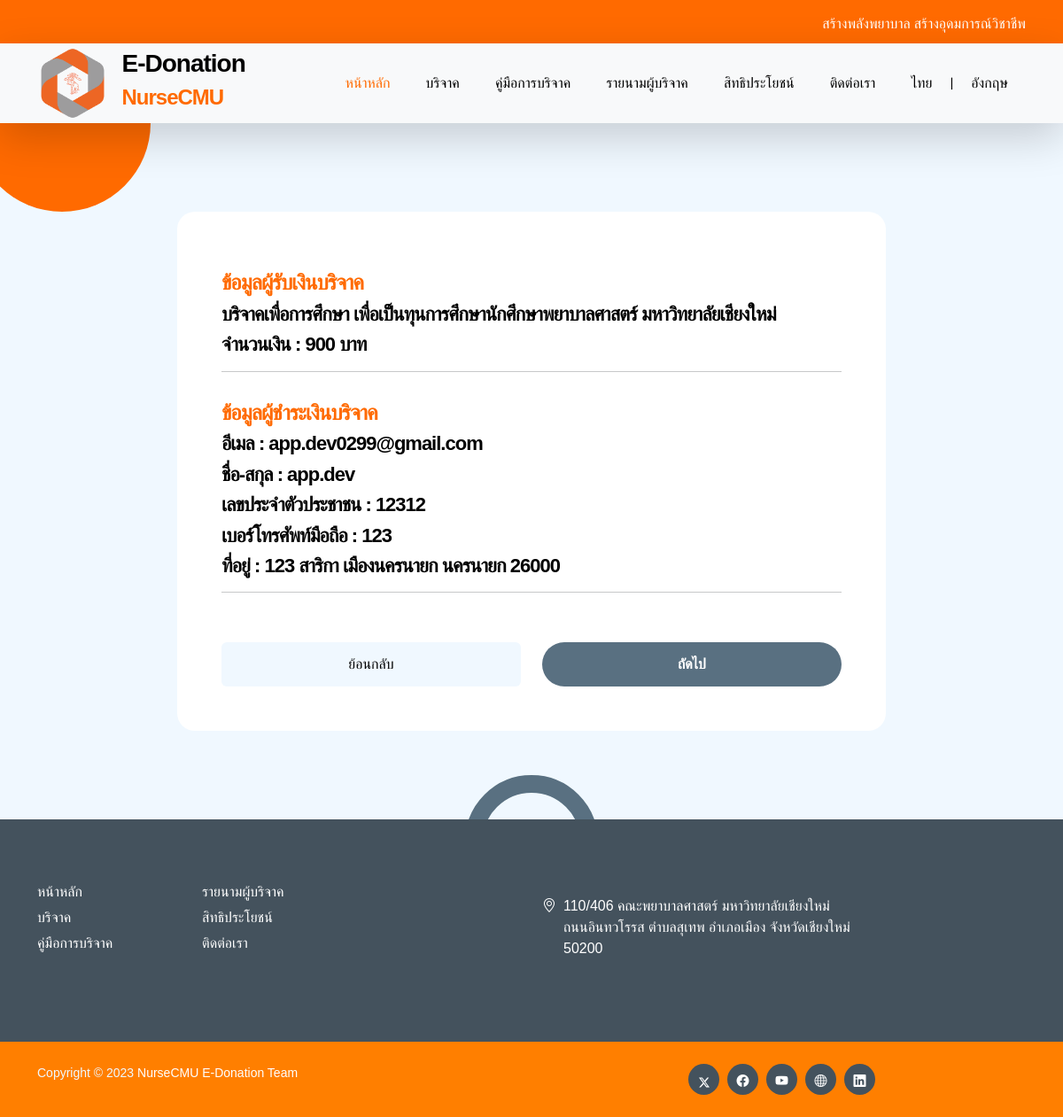
The page /donat_check.php?id=4 on the database its author committed.
### tables this page shows
CREATE TABLE `menu_th` (
  `id` int(11) NOT NULL,
  `home` varchar(255) NOT NULL,
  `donation` varchar(255) NOT NULL,
  `donation_steps` varchar(255) NOT NULL,
  `list_of_donors` varchar(255) NOT NULL,
  `benefits` varchar(255) NOT NULL,
  `contact` varchar(255) NOT NULL,
  `obj` varchar(255) NOT NULL,
  `details_of` varchar(50) NOT NULL,
  `status_receipt` varchar(50) NOT NULL,
  `rec_email1` varchar(255) NOT NULL,
  `rec_email2` varchar(255) NOT NULL,
  `amount` varchar(255) NOT NULL,
  `name_title` varchar(255) NOT NULL,
  `donation_fullname` varchar(255) NOT NULL,
  `rec_idname` varchar(255) NOT NULL,
  `rec_tel` varchar(255) NOT NULL,
  `address` varchar(255) NOT NULL,
  `provinces` varchar(255) NOT NULL,
  `amphures` varchar(255) NOT NULL,
  `districts` varchar(255) NOT NULL,
  `submit` varchar(255) NOT NULL,
  `address_nuser` varchar(255) NOT NULL,
  `header` varchar(255) NOT NULL,
  `back` varchar(50) NOT NULL
);

CREATE TABLE `donation` (
  `id` int(11) NOT NULL,
  `rec_email1` varchar(255) NOT NULL,
  `rec_email2` varchar(255) NOT NULL,
  `amount` varchar(255) NOT NULL,
  `status_receipt` tinyint(1) NOT NULL DEFAULT 0,
  `name_title` varchar(50) DEFAULT NULL,
  `donation_fullname` varchar(100) DEFAULT NULL,
  `rec_idname` varchar(20) DEFAULT NULL,
  `rec_tel` varchar(20) DEFAULT NULL,
  `address` varchar(255) DEFAULT NULL,
  `province` varchar(100) DEFAULT NULL,
  `amphure` varchar(100) DEFAULT NULL,
  `district` varchar(100) DEFAULT NULL,
  `zip_code` varchar(11) NOT NULL,
  `created_at` timestamp NOT NULL DEFAULT current_timestamp(),
  `edo_pro_id` varchar(50) NOT NULL,
  `edo_name` text NOT NULL,
  `edo_description` varchar(50) NOT NULL,
  `rec_date_s` varchar(50) NOT NULL
);

### languages/th.php (called while the page is built, shortened)
<?php
require_once 'config_th/connection_l.php';
$query_menu_th = "SELECT home, donation, donation_steps, list_of_donors, benefits, contact, obj, details_of,
rec_email1, rec_email2, amount, name_title, donation_fullname, rec_idname, rec_tel,
address, provinces, amphures, districts, submit,status_receipt,address_nuser,header,back
FROM menu_th;
";
$query_details = "SELECT `edo_name`,`edo_description` FROM project_th";
try {
    $result_menu_th = $conn->query($query_menu_th);
    $menu_th = $result_menu_th->fetch(PDO::FETCH_ASSOC);
    $result_details = $conn->query($query_details);
    $details = $result_details->fetch(PDO::FETCH_ASSOC);
    $lang = array(
        "home" => $menu_th["home"],
        "donation" => $menu_th["donation"],
        "donation_steps" => $menu_th["donation_steps"],
        "list_of_donors" => $menu_th["list_of_donors"],
        "benefits" => $menu_th["benefits"],
        "contact" => $menu_th["contact"],
        "obj" => $menu_th["obj"],
        "details_of" => $menu_th["details_of"],
        "rec_email1" => $menu_th["rec_email1"],
        "rec_email2" => $menu_th["rec_email2"],
        "amount" => $menu_th["amount"],
        "name_title" => $menu_th["name_title"],
        "donation_fullname" => $menu_th["donation_fullname"],
        "rec_idname" => $menu_th["rec_idname"],
        "rec_tel" => $menu_th["rec_tel"],
        "address" => $menu_th["address"],
        "provinces" => $menu_th["provinces"],
        "amphures" => $menu_th["amphures"],
        "districts" => $menu_th["districts"],
        "submit" => $menu_th["submit"],
        "status_receipt" => $menu_th["status_receipt"],
        "address_nuser" => $menu_th["address_nuser"],
        "header" => $menu_th["header"],
        "back" => $menu_th["back"],
        "edo_name" => $details["edo_name"],
        "lang_en" => "อังกฤษ",
        "lang_th" => "ไทย"
    );
} catch (PDOException $e) {
    echo "Error: " . $e->getMessage();
}

### config_th/config_languages.php (called while the page is built, shortened)
<?php
$langFile = "languages/" . $_SESSION['lang'] . ".php";
if (file_exists($langFile)) {
    require_once $langFile;
} else {
    echo "Language file not found!";
    exit;
}

### donat_check.php (the view, shortened to what this page needs)
<!doctype html>
<html lang="en">
<?php require_once 'config_th/config_languages.php';
require_once 'config_th/head.php'; ?>
<body id="section_1">
    <?php require_once 'config_th/header.php';
    require_once 'config_th/nav.php'; ?>
    <main>
        <section class="cta-section section-padding section-bg">
            <div class="col-lg-8 col-12 mx-auto">
                <form class="custom-form donate-form" method="POST" action="<?php echo htmlspecialchars($_SERVER["PHP_SELF"]); ?>" role="form">
                    <?php
                    if (isset($_GET['id'])) {
                        require_once 'config_th/connection.php';
                        $stmt = $conn->prepare("SELECT * FROM donation WHERE id=?");
                        $stmt->execute([$_GET['id']]);
                        $row = $stmt->fetch(PDO::FETCH_ASSOC);
                        if ($row) {
                    ?>
                            <div class="row">
                                <div class="col-lg-12 col-12 mt-3">
                                    <h5>ข้อมูลผู้รับเงินบริจาค</h5>
                                    <h6><?php echo $row['edo_name']; ?></h6>
                                    <h6>จำนวนเงิน : <?php echo $row['amount']; ?> บาท</h6>
                                    <hr>
                                </div>
                                <div class="col-lg-12 col-12 mt-3">
                                    <h5>ข้อมูลผู้ชำระเงินบริจาค</h5>
                                    <h6><?php echo $lang['rec_email1'] ?> : <?php echo $row['rec_email1']; ?></h6>
                                    <h6> <?php echo $lang['donation_fullname'] ?> : <?php echo $row['donation_fullname']; ?>
                                    </h6>
                                    <h6><?php echo $lang['rec_idname'] ?> : <?php echo $row['rec_idname']; ?></h6>
                                    <h6><?php echo $lang['rec_tel'] ?> : <?php echo $row['rec_tel']; ?></h6>
                                    <h6><?php echo $lang['address'] ?> : <?php echo $row['address']; ?>
                                        <?php echo $row['district']; ?> <?php echo $row['amphure']; ?>
                                        <?php echo $row['province']; ?> <?php echo $row['zip_code']; ?></h6>
                                    <hr>
                                </div>
                            </div>
                            <div class="col-lg-12 col-12 mt-3">
                                <div class="row">
                                    <div class="col">
                                        <button type="button" name="back" class="form-control mt-4" onclick="window.history.back();"><?php echo $lang['back'] ?></button>
                                    </div>
                                    <div class="col">
                                        <button type="submit" name="submit" class="form-control mt-4"><?php echo $lang['submit'] ?></button>
                                    </div>
                                </div>
                            </div>
                    <?php
                        } else {
                            echo "ไม่พบข้อมูลสำหรับ ID: " . $_GET['id'];
                        }
                    }
                    ?>
                </form>
            </div>
        </section>
    </main>
    <?php require_once('config_th/footer.php'); ?>
</body>
</html>

### config_th/header.php
<header class="site-header">
    <div class="container">
        <div class="row">
            <div class="col-lg-8 col-12 ms-auto  flex-wrap">
                <ul class="social-icon">
                    <li class="social-icon-item" style="color: white;">
                        <h7><?php echo $lang['header'] ?></h7>
                    </li>
                </ul>
            </div>
        </div>
    </div>
</header>

### config_th/nav.php (shortened to what this page needs)
<nav class="navbar navbar-expand-lg bg-light shadow-lg">
    <div class="container">
        <a class="navbar-brand" href="index?lang=<?= $_GET['lang'] ?>">
            <img src="images/logo.png" class="logo img-fluid">
            <span>
                <h4 style="margin-left: 10px;">E-Donation</h4>
                <h5 style="margin-left: 10px;">NurseCMU</h5>
            </span>
        </a>
        <div class="collapse navbar-collapse" id="navbarNav">
            <ul class="navbar-nav ms-auto">
                <li class="nav-item">
                    <a class="nav-link click-scroll" href="index?lang=<?= $_GET['lang'] ?>"><?php echo $lang['home'] ?></a>
                </li>
                <li class="nav-item">
                    <a class="nav-link click-scroll" href="index#section_2?lang=<?= $_GET['lang'] ?>"><?php echo $lang['donation'] ?></a>
                </li>
                <li class="nav-item">
                    <a class="nav-link click-scroll" href="#" data-bs-toggle="modal" data-bs-target="#staticBackdrop"><?php echo $lang['donation_steps'] ?></a>
                </li>
                <li class="nav-item">
                    <a class="nav-link click-scroll" href="invoice?lang=<?= $_GET['lang'] ?>"><?php echo $lang['list_of_donors'] ?></a>
                </li>
                <li class="nav-item">
                    <a class="nav-link " href="service?lang=<?= $_GET['lang'] ?>"><?php echo $lang['benefits'] ?></a>
                </li>
                <li class="nav-item">
                    <a class="nav-link click-scroll" href="index#section_4?lang=<?= $_GET['lang'] ?>"><?php echo $lang['contact'] ?></a>
                </li>
                <li class="nav-item">
                    <a class="nav-link click-scroll" href="index?lang=th"><?php echo $lang['lang_th'] ?></a>|<a class="nav-link click-scroll" href="index?lang=en"><?php echo $lang['lang_en'] ?></a>
                </li>
            </ul>
        </div>
    </div>
</nav>

### config_th/footer.php
<footer class="site-footer">
    <div class="container">
        <div class="row">
            <div class="col-lg-4 col-md-6 col-12 mb-4">
                <ul class="footer-menu">
                    <li class="footer-menu-item"><a href="index?lang=<?= $_GET['lang'] ?>" class="footer-menu-link"><?php echo $lang['home'] ?></a></li>
                    <li class="footer-menu-item"><a href="index#section_2?lang=<?= $_GET['lang'] ?>" class="footer-menu-link"><?php echo $lang['donation'] ?></a></li>
                    <li class="footer-menu-item"><a href="index.php#section_3" class="footer-menu-link"><?php echo $lang['donation_steps'] ?></a></li>
                    <li class="footer-menu-item"><a href="invoice?lang=<?= $_GET['lang'] ?>" class="footer-menu-link"><?php echo $lang['list_of_donors'] ?></a></li>
                    <li class="footer-menu-item"><a href="service?lang=<?= $_GET['lang'] ?>" class="footer-menu-link"><?php echo $lang['benefits'] ?></a></li>
                    <li class="footer-menu-item"><a href="index#section_4?lang=<?= $_GET['lang'] ?>" class="footer-menu-link"><?php echo $lang['contact'] ?></a></li>
                </ul>
            </div>
            <div class="col-lg-4 col-md-6 col-12 mx-auto">
                <p class="text-white d-flex mt-3">
                    <i class="bi-geo-alt me-2"></i>
                    <?php echo $lang['address_nuser'] ?>
                </p>
            </div>
        </div>
    </div>
    <div class="site-footer-bottom">
        <div class="container">
            <div class="row">
                <div class="col-lg-6 col-md-7 col-12">
                    <p class="copyright-text mb-0">Copyright © 2023 <a href="#">NurseCMU E-Donation Team </a></p>
                </div>
                <div class="col-lg-6 col-md-5 col-12 d-flex justify-content-center align-items-center mx-auto">
                    <ul class="social-icon">
                        <li class="social-icon-item">
                            <a href="https://twitter.com/nursecmu" class="social-icon-link"><svg xmlns="http://www.w3.org/2000/svg" width="12" height="12" fill="currentColor" class="bi bi-twitter-x" viewBox="0 0 16 16">
                                    <path d="M12.6.75h2.454l-5.36 6.142L16 15.25h-4.937l-3.867-5.07-4.425 5.07H.316l5.733-6.57L0 .75h5.063l3.495 4.633L12.601.75Zm-.86 13.028h1.36L4.323 2.145H2.865l8.875 11.633Z" />
                                </svg></a>
                        </li>
                        <li class="social-icon-item">
                            <a href="https://th-th.facebook.com/nursecmu/" class="social-icon-link bi-facebook"></a>
                        </li>
                        <li class="social-icon-item">
                            <a href="https://www.youtube.com/channel/UCrsvXl143w91ND6BjGn9cZw" class="social-icon-link bi-youtube"></a>
                        </li>
                        <li class="social-icon-item">
                            <a href="https://www.nurse.cmu.ac.th/web/Default.aspx" class="social-icon-link bi-globe"></a>
                        </li>
                        <li class="social-icon-item">
                            <a href="#" class="social-icon-link bi-linkedin"></a>
                        </li>
                    </ul>
                </div>
            </div>
        </div>
    </div>
</footer>

### rows shown on the page
menu_th: header "สร้างพลังพยาบาล สร้างอุดมการณ์วิชาชีพ", home "หน้าหลัก", donation "บริจาค", donation_steps "คู่มือการบริจาค", list_of_donors "รายนามผู้บริจาค", benefits "สิทธิประโยชน์", contact "ติดต่อเรา", rec_email1 "อีเมล", donation_fullname "ชื่อ-สกุล", rec_idname "เลขประจำตัวประชาชน", rec_tel "เบอร์โทรศัพท์มือถือ", address "ที่อยู่", back "ย้อนกลับ", submit "ถัดไป", address_nuser "110/406 คณะพยาบาลศาสตร์ มหาวิทยาลัยเชียงใหม่ ถนนอินทวโรรส ตำบลสุเทพ อำเภอเมือง จังหวัดเชียงใหม่ 50200"
donation: edo_name "บริจาคเพื่อการศึกษา เพื่อเป็นทุนการศึกษานักศึกษาพยาบาลศาสตร์ มหาวิทยาลัยเชียงใหม่", amount "900", rec_email1 "app.dev0299@gmail.com", donation_fullname "app.dev", rec_idname "12312", rec_tel "123", address "123", district "สาริกา", amphure "เมืองนครนายก", province "นครนายก", zip_code "26000"

### other values the page prints
$lang['lang_th'] "ไทย"
$lang['lang_en'] "อังกฤษ"
